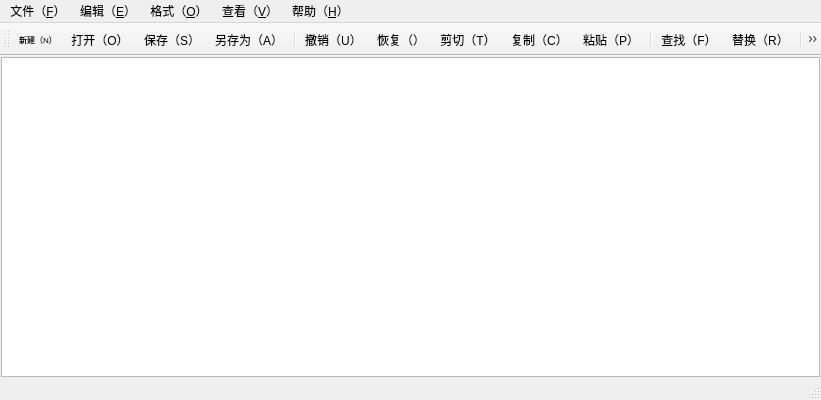
<?xml version="1.0" encoding="UTF-8"?>
<ui version="4.0">
 <class>MainWindow</class>
 <widget class="QMainWindow" name="MainWindow">
  <property name="geometry">
   <rect>
    <x>0</x>
    <y>0</y>
    <width>821</width>
    <height>400</height>
   </rect>
  </property>
  <property name="windowTitle">
   <string>MainWindow</string>
  </property>
  <widget class="QWidget" name="centralwidget">
   <layout class="QVBoxLayout" name="verticalLayout">
    <property name="spacing">
     <number>0</number>
    </property>
    <property name="leftMargin">
     <number>1</number>
    </property>
    <property name="topMargin">
     <number>1</number>
    </property>
    <property name="rightMargin">
     <number>1</number>
    </property>
    <property name="bottomMargin">
     <number>1</number>
    </property>
    <item>
     <widget class="QPlainTextEdit" name="textEdit"/>
    </item>
   </layout>
  </widget>
  <widget class="QMenuBar" name="menubar">
   <property name="geometry">
    <rect>
     <x>0</x>
     <y>0</y>
     <width>821</width>
     <height>21</height>
    </rect>
   </property>
   <widget class="QMenu" name="menu">
    <property name="title">
     <string>文件（&amp;F）</string>
    </property>
    <addaction name="actionNew"/>
   </widget>
   <widget class="QMenu" name="menu_E">
    <property name="title">
     <string>编辑（&amp;E）</string>
    </property>
   </widget>
   <widget class="QMenu" name="menu_O">
    <property name="title">
     <string>格式（&amp;O）</string>
    </property>
   </widget>
   <widget class="QMenu" name="menu_V">
    <property name="title">
     <string>查看（&amp;V）</string>
    </property>
    <addaction name="actionToolbar"/>
    <addaction name="actionStatusBar"/>
   </widget>
   <widget class="QMenu" name="menu_H">
    <property name="title">
     <string>帮助（&amp;H）</string>
    </property>
   </widget>
   <addaction name="menu"/>
   <addaction name="menu_E"/>
   <addaction name="menu_O"/>
   <addaction name="menu_V"/>
   <addaction name="menu_H"/>
  </widget>
  <widget class="QStatusBar" name="statusbar"/>
  <widget class="QToolBar" name="toolBar">
   <property name="windowTitle">
    <string>toolBar</string>
   </property>
   <property name="iconSize">
    <size>
     <width>30</width>
     <height>30</height>
    </size>
   </property>
   <attribute name="toolBarArea">
    <enum>TopToolBarArea</enum>
   </attribute>
   <attribute name="toolBarBreak">
    <bool>false</bool>
   </attribute>
   <addaction name="actionNew"/>
   <addaction name="actionOpen"/>
   <addaction name="actionSave"/>
   <addaction name="actionSaveAs"/>
   <addaction name="separator"/>
   <addaction name="actionUndo"/>
   <addaction name="actionRedo"/>
   <addaction name="actionCut"/>
   <addaction name="actionCopy"/>
   <addaction name="actionPaste"/>
   <addaction name="separator"/>
   <addaction name="actionFind"/>
   <addaction name="actionReplace"/>
   <addaction name="separator"/>
   <addaction name="actionFont"/>
   <addaction name="actionLNumber"/>
   <addaction name="actionWrap"/>
   <addaction name="separator"/>
   <addaction name="actionToolbar"/>
   <addaction name="actionStatusBar"/>
  </widget>
  <action name="actionNew">
   <property name="icon">
    <iconset resource="res.qrc">
     <normaloff>:/img/new.png</normaloff>:/img/new.png</iconset>
   </property>
   <property name="text">
    <string>新建（&amp;N）</string>
   </property>
   <property name="toolTip">
    <string>新建</string>
   </property>
   <property name="font">
    <font>
     <pointsize>6</pointsize>
    </font>
   </property>
   <property name="shortcut">
    <string>Ctrl+N</string>
   </property>
  </action>
  <action name="actionOpen">
   <property name="icon">
    <iconset resource="res.qrc">
     <normaloff>:/img/file-open.png</normaloff>:/img/file-open.png</iconset>
   </property>
   <property name="text">
    <string>打开（&amp;O）</string>
   </property>
   <property name="toolTip">
    <string>打开</string>
   </property>
   <property name="shortcut">
    <string>Ctrl+O</string>
   </property>
  </action>
  <action name="actionSave">
   <property name="icon">
    <iconset resource="res.qrc">
     <normaloff>:/img/save.png</normaloff>:/img/save.png</iconset>
   </property>
   <property name="text">
    <string>保存（&amp;S）</string>
   </property>
   <property name="toolTip">
    <string>保存</string>
   </property>
   <property name="shortcut">
    <string>Ctrl+S</string>
   </property>
  </action>
  <action name="actionSaveAs">
   <property name="icon">
    <iconset resource="res.qrc">
     <normaloff>:/img/SaveAs.png</normaloff>:/img/SaveAs.png</iconset>
   </property>
   <property name="text">
    <string>另存为（&amp;A）</string>
   </property>
   <property name="toolTip">
    <string>另存为</string>
   </property>
  </action>
  <action name="actionExit">
   <property name="text">
    <string>退出（&amp;X）</string>
   </property>
   <property name="toolTip">
    <string>退出</string>
   </property>
  </action>
  <action name="actionUndo">
   <property name="icon">
    <iconset resource="res.qrc">
     <normaloff>:/img/undo.png</normaloff>:/img/undo.png</iconset>
   </property>
   <property name="text">
    <string>撤销（&amp;U）</string>
   </property>
   <property name="toolTip">
    <string>撤销</string>
   </property>
   <property name="shortcut">
    <string>Ctrl+Z</string>
   </property>
  </action>
  <action name="actionCut">
   <property name="icon">
    <iconset resource="res.qrc">
     <normaloff>:/img/cut.png</normaloff>:/img/cut.png</iconset>
   </property>
   <property name="text">
    <string>剪切（&amp;T）</string>
   </property>
   <property name="toolTip">
    <string>剪切</string>
   </property>
   <property name="shortcut">
    <string>Ctrl+X</string>
   </property>
  </action>
  <action name="actionCopy">
   <property name="icon">
    <iconset resource="res.qrc">
     <normaloff>:/img/copy.svg</normaloff>:/img/copy.svg</iconset>
   </property>
   <property name="text">
    <string>复制（&amp;C）</string>
   </property>
   <property name="toolTip">
    <string>复制</string>
   </property>
   <property name="shortcut">
    <string>Ctrl+C</string>
   </property>
  </action>
  <action name="actionPaste">
   <property name="icon">
    <iconset resource="res.qrc">
     <normaloff>:/img/paste.png</normaloff>:/img/paste.png</iconset>
   </property>
   <property name="text">
    <string>粘贴（&amp;P）</string>
   </property>
   <property name="toolTip">
    <string>粘贴</string>
   </property>
   <property name="shortcut">
    <string>Ctrl+V</string>
   </property>
  </action>
  <action name="actionFind">
   <property name="icon">
    <iconset resource="res.qrc">
     <normaloff>:/img/file-find.png</normaloff>:/img/file-find.png</iconset>
   </property>
   <property name="text">
    <string>查找（&amp;F）</string>
   </property>
   <property name="toolTip">
    <string>查找</string>
   </property>
   <property name="shortcut">
    <string>Ctrl+F</string>
   </property>
  </action>
  <action name="actionReplace">
   <property name="icon">
    <iconset resource="res.qrc">
     <normaloff>:/img/parameter-replace.png</normaloff>:/img/parameter-replace.png</iconset>
   </property>
   <property name="text">
    <string>替换（&amp;R）</string>
   </property>
   <property name="toolTip">
    <string>替换</string>
   </property>
   <property name="shortcut">
    <string>Ctrl+H</string>
   </property>
  </action>
  <action name="actionFont">
   <property name="icon">
    <iconset resource="res.qrc">
     <normaloff>:/img/font.svg</normaloff>:/img/font.svg</iconset>
   </property>
   <property name="text">
    <string>字体（&amp;F）</string>
   </property>
   <property name="toolTip">
    <string>字体</string>
   </property>
  </action>
  <action name="actionWrap">
   <property name="checkable">
    <bool>true</bool>
   </property>
   <property name="icon">
    <iconset resource="res.qrc">
     <normaloff>:/img/wrap.png</normaloff>:/img/wrap.png</iconset>
   </property>
   <property name="text">
    <string>自动换行（&amp;W）</string>
   </property>
   <property name="toolTip">
    <string>自动换行</string>
   </property>
  </action>
  <action name="actionToolbar">
   <property name="checkable">
    <bool>true</bool>
   </property>
   <property name="icon">
    <iconset resource="res.qrc">
     <normaloff>:/img/tool.png</normaloff>:/img/tool.png</iconset>
   </property>
   <property name="text">
    <string>工具栏（&amp;T）</string>
   </property>
   <property name="toolTip">
    <string>工具栏</string>
   </property>
  </action>
  <action name="actionStatusBar">
   <property name="checkable">
    <bool>true</bool>
   </property>
   <property name="icon">
    <iconset resource="res.qrc">
     <normaloff>:/img/3状态栏.png</normaloff>:/img/3状态栏.png</iconset>
   </property>
   <property name="text">
    <string>状态栏（&amp;S）</string>
   </property>
   <property name="toolTip">
    <string>状态栏</string>
   </property>
  </action>
  <action name="actionRedo">
   <property name="icon">
    <iconset resource="res.qrc">
     <normaloff>:/img/redo.png</normaloff>:/img/redo.png</iconset>
   </property>
   <property name="text">
    <string>恢复（&amp;）</string>
   </property>
   <property name="toolTip">
    <string>恢复</string>
   </property>
   <property name="shortcut">
    <string>Ctrl+Shift+Z</string>
   </property>
  </action>
  <action name="actionSelectAll">
   <property name="text">
    <string>全选（&amp;A）</string>
   </property>
   <property name="toolTip">
    <string>全选</string>
   </property>
  </action>
  <action name="actionAbout">
   <property name="text">
    <string>关于（&amp;A）</string>
   </property>
   <property name="toolTip">
    <string>关于</string>
   </property>
  </action>
  <action name="actionLNumber">
   <property name="icon">
    <iconset resource="res.qrc">
     <normaloff>:/img/miline_enum_line.png</normaloff>:/img/miline_enum_line.png</iconset>
   </property>
   <property name="text">
    <string>显示行号（&amp;L）</string>
   </property>
   <property name="toolTip">
    <string>显示行号</string>
   </property>
   <property name="shortcut">
    <string>Ctrl+L</string>
   </property>
  </action>
  <action name="actionFontColor">
   <property name="text">
    <string>字体颜色</string>
   </property>
   <property name="toolTip">
    <string>字体颜色</string>
   </property>
  </action>
  <action name="actionEBColor">
   <property name="text">
    <string>编辑器背景色</string>
   </property>
   <property name="toolTip">
    <string>编辑器背景色</string>
   </property>
  </action>
  <action name="actionFondColor">
   <property name="text">
    <string>字体背景色</string>
   </property>
   <property name="toolTip">
    <string>字体背景色</string>
   </property>
  </action>
 </widget>
 <resources>
  <include location="res.qrc"/>
 </resources>
 <connections/>
</ui>
